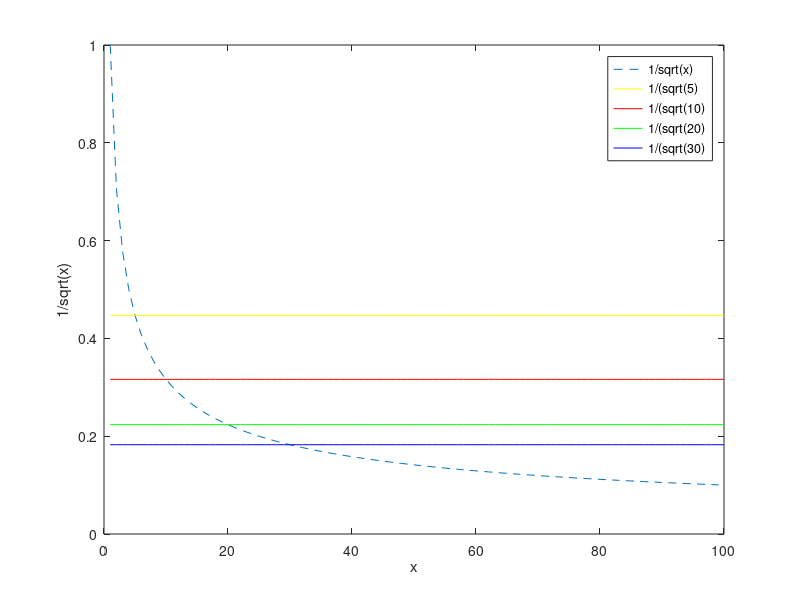

Write the MATLAB code that produced this figure.
%To calculate the confidence it depends on 1/sqrt(n? of runs), taking a
%look at the following graph we can see that the higher effort of going
%from 20 runs to 30 runs doesn't get much more benefit like going from 10
%to 20.
x=1:1:100;
y=1./(sqrt(x));
plot(x,y,'--')
xlabel('x');
ylabel('1/sqrt(x)');

z=ones(size(x));
z=1/sqrt(5).*z;
a=ones(size(x));
a=1/sqrt(10).*a;
b=ones(size(x));
b=1/sqrt(20).*b;
c=ones(size(x));
c=1/sqrt(30).*c;

hold on
plot(z, 'y')
plot(a, 'r')
plot(b, 'g')
plot(c, 'b')
legend('1/sqrt(x)','1/(sqrt(5)','1/(sqrt(10)','1/(sqrt(20)','1/(sqrt(30)')